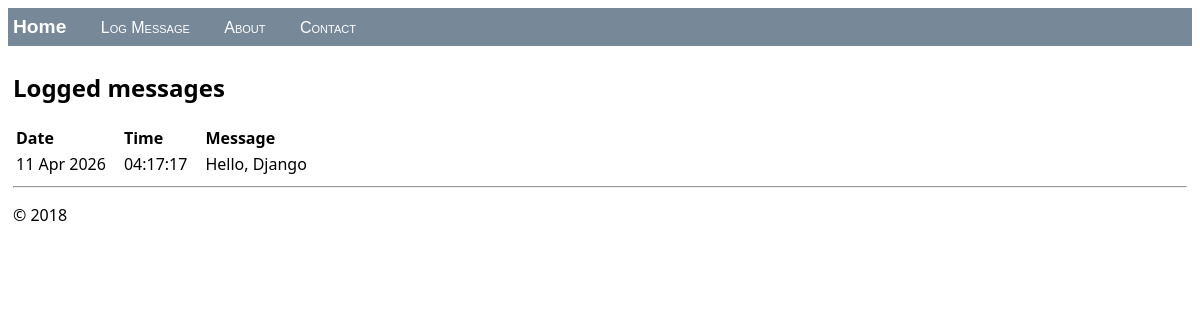
The page / on the database its author committed.
### app/models.py (models this page shows, shortened)
class LogMessage(models.Model):
    message = models.CharField(max_length=300)
    log_date = models.DateTimeField("date logged")

### app/views.py (the view)
class HomeListView(ListView):
    model = LogMessage
    def get_context_data(self, **kwargs):
        context = super(HomeListView, self).get_context_data(**kwargs)
        return context

### app/templates/app/home.html (shortened to what this page needs)
{% extends "app/layout.html" %}
{% block content %}
<h2>Logged messages</h2>
{% if message_list %}
<table class="message_list">
    <thead>
        <tr>
            <th>Date</th>
            <th>Time</th>
            <th>Message</th>
        </tr>
    </thead>
    <tbody>
        {% for message in message_list %}
        <tr>
            <td>{{ message.log_date | date:'d M Y' }}</td>
            <td>{{ message.log_date | time:'H:i:s' }}</td>
            <td>
                {{ message.message }}
            </td>
        </tr>
        {% endfor %}
    </tbody>
</table>
{% else %}
<p>No messages have been logged. Use the <a href="{% url 'log' %}">Log Message form</a>.</p>
{% endif %}
{% endblock %}

### app/static/app/site.css (style rules this page uses)
.message_list th, td { text-align: left; padding-right: 15px; }

### rows shown on the page
LogMessage: log_date "11 Apr 2026", log_date "04:17:17", message "Hello, Django"
